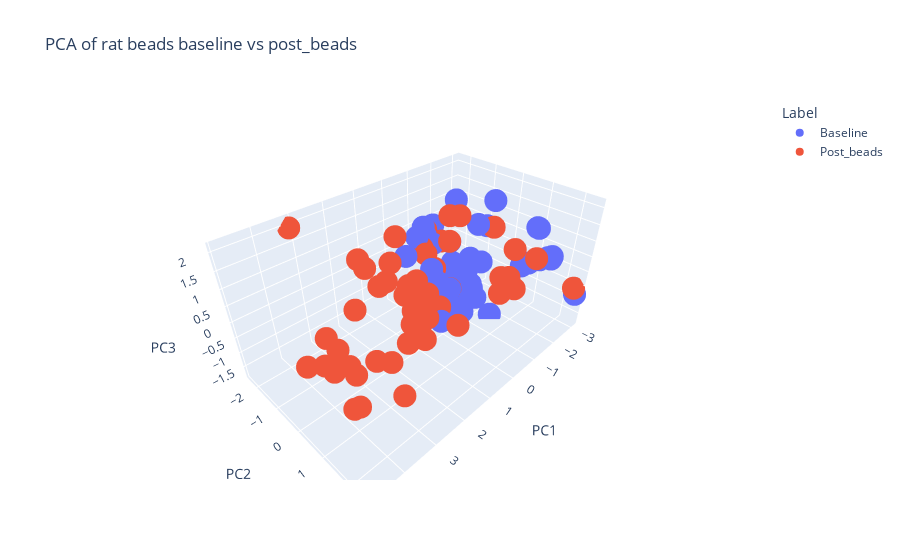

Notebook code cell kept with this figure:
### Code cell
pca_3D(df_rat_combine, 'PCA of rat beads baseline vs post_beads')
